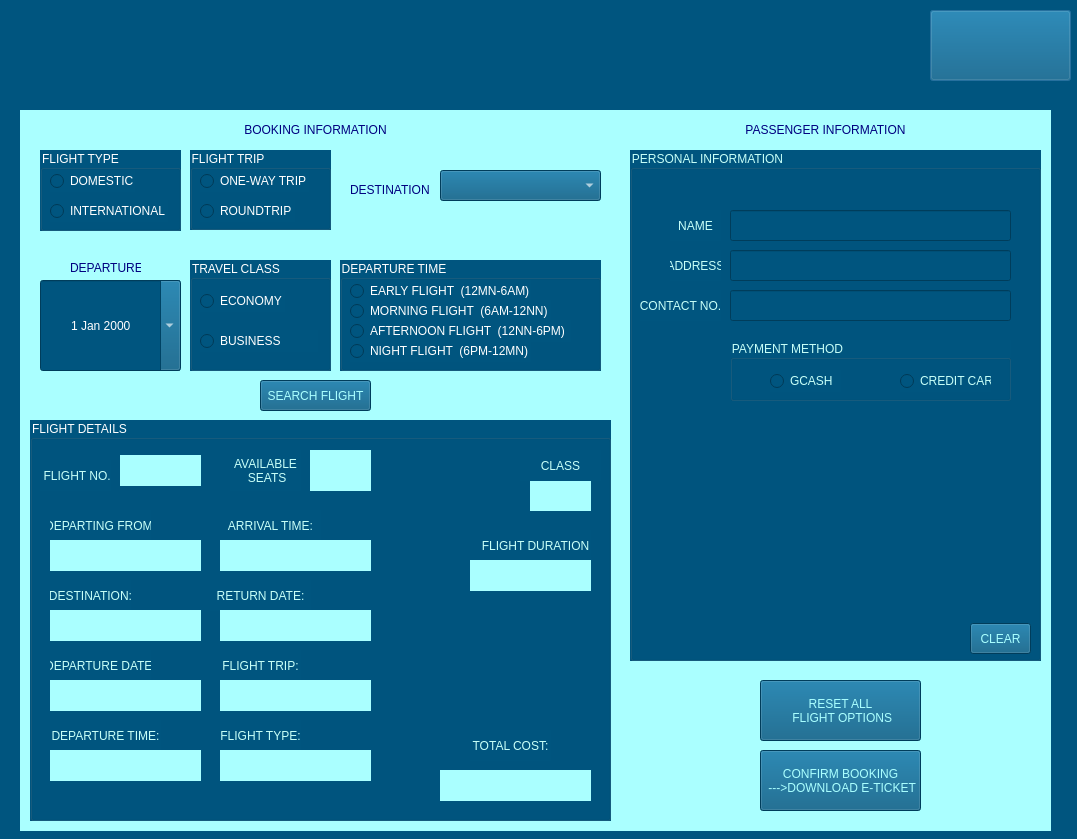
<?xml version="1.0" encoding="UTF-8"?>
<ui version="4.0">
 <class>BookFlights</class>
 <widget class="QDialog" name="BookFlights">
  <property name="geometry">
   <rect>
    <x>0</x>
    <y>0</y>
    <width>1077</width>
    <height>839</height>
   </rect>
  </property>
  <property name="windowTitle">
   <string>Mabuhay Flights</string>
  </property>
  <property name="styleSheet">
   <string notr="true">background-color: rgb(0, 85, 127);</string>
  </property>
  <widget class="QLabel" name="label">
   <property name="geometry">
    <rect>
     <x>10</x>
     <y>0</y>
     <width>231</width>
     <height>131</height>
    </rect>
   </property>
   <property name="styleSheet">
    <string notr="true">border-image: url(:/pix/MABUHAY FLIGHTS/presentation kineme.png);</string>
   </property>
   <property name="text">
    <string/>
   </property>
  </widget>
  <widget class="QLabel" name="label_2">
   <property name="geometry">
    <rect>
     <x>20</x>
     <y>110</y>
     <width>1031</width>
     <height>721</height>
    </rect>
   </property>
   <property name="styleSheet">
    <string notr="true">background-color: rgb(170, 255, 255);</string>
   </property>
   <property name="text">
    <string/>
   </property>
  </widget>
  <widget class="QLabel" name="label_3">
   <property name="geometry">
    <rect>
     <x>70</x>
     <y>260</y>
     <width>71</width>
     <height>16</height>
    </rect>
   </property>
   <property name="styleSheet">
    <string notr="true">background-color: rgb(170, 255, 255);

color: rgb(0, 0, 127);
font: 700 9pt &quot;Segoe UI&quot;;</string>
   </property>
   <property name="text">
    <string>DEPARTURE</string>
   </property>
  </widget>
  <widget class="QComboBox" name="comboBox_destination">
   <property name="geometry">
    <rect>
     <x>440</x>
     <y>170</y>
     <width>161</width>
     <height>31</height>
    </rect>
   </property>
   <property name="styleSheet">
    <string notr="true">color: rgb(255, 255, 255);
font: 700 9pt &quot;Segoe UI&quot;;</string>
   </property>
  </widget>
  <widget class="QLabel" name="label_4">
   <property name="geometry">
    <rect>
     <x>350</x>
     <y>180</y>
     <width>81</width>
     <height>20</height>
    </rect>
   </property>
   <property name="styleSheet">
    <string notr="true">background-color: rgb(170, 255, 255);

color: rgb(0, 0, 127);
font: 700 9pt &quot;Segoe UI&quot;;</string>
   </property>
   <property name="text">
    <string>DESTINATION</string>
   </property>
  </widget>
  <widget class="QDateEdit" name="departureDE">
   <property name="geometry">
    <rect>
     <x>40</x>
     <y>280</y>
     <width>141</width>
     <height>91</height>
    </rect>
   </property>
   <property name="styleSheet">
    <string notr="true">font: 700 12pt &quot;Segoe UI&quot;;
color: rgb(255, 255, 255);</string>
   </property>
   <property name="alignment">
    <set>Qt::AlignCenter</set>
   </property>
   <property name="calendarPopup">
    <bool>true</bool>
   </property>
  </widget>
  <widget class="QLabel" name="label_5">
   <property name="geometry">
    <rect>
     <x>190</x>
     <y>120</y>
     <width>251</width>
     <height>20</height>
    </rect>
   </property>
   <property name="styleSheet">
    <string notr="true">background-color: rgb(170, 255, 255);
color: rgb(0, 0, 127);
font: 700 15pt &quot;Segoe UI&quot;;</string>
   </property>
   <property name="text">
    <string>BOOKING INFORMATION</string>
   </property>
   <property name="alignment">
    <set>Qt::AlignCenter</set>
   </property>
  </widget>
  <widget class="QGroupBox" name="FLIGHT">
   <property name="geometry">
    <rect>
     <x>40</x>
     <y>150</y>
     <width>141</width>
     <height>81</height>
    </rect>
   </property>
   <property name="styleSheet">
    <string notr="true">color: rgb(255, 255, 255);</string>
   </property>
   <property name="title">
    <string>FLIGHT TYPE</string>
   </property>
   <widget class="QRadioButton" name="domestic">
    <property name="geometry">
     <rect>
      <x>10</x>
      <y>20</y>
      <width>85</width>
      <height>22</height>
     </rect>
    </property>
    <property name="styleSheet">
     <string notr="true">background-color: rgb(0, 85, 127);

color: rgb(255, 255, 255);
font: 700 9pt &quot;Segoe UI&quot;;</string>
    </property>
    <property name="text">
     <string>DOMESTIC</string>
    </property>
   </widget>
   <widget class="QRadioButton" name="international">
    <property name="geometry">
     <rect>
      <x>10</x>
      <y>50</y>
      <width>118</width>
      <height>22</height>
     </rect>
    </property>
    <property name="styleSheet">
     <string notr="true">background-color: rgb(0, 85, 127);

color: rgb(255, 255, 255);
font: 700 9pt &quot;Segoe UI&quot;;</string>
    </property>
    <property name="text">
     <string>INTERNATIONAL</string>
    </property>
   </widget>
  </widget>
  <widget class="QGroupBox" name="TRIP">
   <property name="geometry">
    <rect>
     <x>190</x>
     <y>150</y>
     <width>141</width>
     <height>80</height>
    </rect>
   </property>
   <property name="styleSheet">
    <string notr="true">color: rgb(255, 255, 255);</string>
   </property>
   <property name="title">
    <string>FLIGHT TRIP</string>
   </property>
   <widget class="QRadioButton" name="oneway">
    <property name="geometry">
     <rect>
      <x>10</x>
      <y>20</y>
      <width>109</width>
      <height>22</height>
     </rect>
    </property>
    <property name="styleSheet">
     <string notr="true">background-color: rgb(0, 85, 127);

color: rgb(255, 255, 255);
font: 700 9pt &quot;Segoe UI&quot;;</string>
    </property>
    <property name="text">
     <string>ONE-WAY TRIP</string>
    </property>
   </widget>
   <widget class="QRadioButton" name="roundtrip">
    <property name="geometry">
     <rect>
      <x>10</x>
      <y>50</y>
      <width>95</width>
      <height>22</height>
     </rect>
    </property>
    <property name="styleSheet">
     <string notr="true">background-color: rgb(0, 85, 127);

color: rgb(255, 255, 255);
font: 700 9pt &quot;Segoe UI&quot;;</string>
    </property>
    <property name="text">
     <string>ROUNDTRIP</string>
    </property>
   </widget>
  </widget>
  <widget class="QPushButton" name="home">
   <property name="geometry">
    <rect>
     <x>930</x>
     <y>10</y>
     <width>141</width>
     <height>71</height>
    </rect>
   </property>
   <property name="styleSheet">
    <string notr="true">border-image: url(:/pix/MABUHAY FLIGHTS/home.png);</string>
   </property>
   <property name="text">
    <string/>
   </property>
  </widget>
  <widget class="QGroupBox" name="DTIME">
   <property name="geometry">
    <rect>
     <x>340</x>
     <y>260</y>
     <width>261</width>
     <height>111</height>
    </rect>
   </property>
   <property name="styleSheet">
    <string notr="true">color: rgb(255, 255, 255);</string>
   </property>
   <property name="title">
    <string>DEPARTURE TIME</string>
   </property>
   <widget class="QRadioButton" name="earlyflight">
    <property name="geometry">
     <rect>
      <x>10</x>
      <y>20</y>
      <width>181</width>
      <height>22</height>
     </rect>
    </property>
    <property name="styleSheet">
     <string notr="true">background-color: rgb(0, 85, 127);

color: rgb(255, 255, 255);
font: 700 9pt &quot;Segoe UI&quot;;</string>
    </property>
    <property name="text">
     <string>EARLY FLIGHT  (12MN-6AM)</string>
    </property>
   </widget>
   <widget class="QRadioButton" name="morningflight">
    <property name="geometry">
     <rect>
      <x>10</x>
      <y>40</y>
      <width>201</width>
      <height>22</height>
     </rect>
    </property>
    <property name="styleSheet">
     <string notr="true">background-color: rgb(0, 85, 127);

color: rgb(255, 255, 255);
font: 700 9pt &quot;Segoe UI&quot;;</string>
    </property>
    <property name="text">
     <string>MORNING FLIGHT  (6AM-12NN)</string>
    </property>
   </widget>
   <widget class="QRadioButton" name="afternoon">
    <property name="geometry">
     <rect>
      <x>10</x>
      <y>60</y>
      <width>221</width>
      <height>22</height>
     </rect>
    </property>
    <property name="styleSheet">
     <string notr="true">background-color: rgb(0, 85, 127);

color: rgb(255, 255, 255);
font: 700 9pt &quot;Segoe UI&quot;;</string>
    </property>
    <property name="text">
     <string>AFTERNOON FLIGHT  (12NN-6PM)</string>
    </property>
   </widget>
   <widget class="QRadioButton" name="nightflight">
    <property name="geometry">
     <rect>
      <x>10</x>
      <y>80</y>
      <width>181</width>
      <height>22</height>
     </rect>
    </property>
    <property name="styleSheet">
     <string notr="true">background-color: rgb(0, 85, 127);

color: rgb(255, 255, 255);
font: 700 9pt &quot;Segoe UI&quot;;</string>
    </property>
    <property name="text">
     <string>NIGHT FLIGHT  (6PM-12MN)</string>
    </property>
   </widget>
  </widget>
  <widget class="QGroupBox" name="CLASS">
   <property name="geometry">
    <rect>
     <x>190</x>
     <y>260</y>
     <width>141</width>
     <height>111</height>
    </rect>
   </property>
   <property name="styleSheet">
    <string notr="true">color: rgb(255, 255, 255);</string>
   </property>
   <property name="title">
    <string>TRAVEL CLASS</string>
   </property>
   <widget class="QRadioButton" name="economy">
    <property name="geometry">
     <rect>
      <x>10</x>
      <y>30</y>
      <width>85</width>
      <height>22</height>
     </rect>
    </property>
    <property name="styleSheet">
     <string notr="true">background-color: rgb(0, 85, 127);

color: rgb(255, 255, 255);
font: 700 9pt &quot;Segoe UI&quot;;</string>
    </property>
    <property name="text">
     <string>ECONOMY</string>
    </property>
   </widget>
   <widget class="QRadioButton" name="business">
    <property name="geometry">
     <rect>
      <x>10</x>
      <y>70</y>
      <width>118</width>
      <height>22</height>
     </rect>
    </property>
    <property name="styleSheet">
     <string notr="true">background-color: rgb(0, 85, 127);

color: rgb(255, 255, 255);
font: 700 9pt &quot;Segoe UI&quot;;</string>
    </property>
    <property name="text">
     <string>BUSINESS</string>
    </property>
   </widget>
  </widget>
  <widget class="QPushButton" name="reset">
   <property name="geometry">
    <rect>
     <x>760</x>
     <y>680</y>
     <width>161</width>
     <height>61</height>
    </rect>
   </property>
   <property name="styleSheet">
    <string notr="true">color: rgb(170, 255, 255);</string>
   </property>
   <property name="text">
    <string>RESET ALL
 FLIGHT OPTIONS</string>
   </property>
  </widget>
  <widget class="QGroupBox" name="groupBox_2">
   <property name="geometry">
    <rect>
     <x>30</x>
     <y>420</y>
     <width>581</width>
     <height>401</height>
    </rect>
   </property>
   <property name="styleSheet">
    <string notr="true">color: rgb(255, 255, 255);</string>
   </property>
   <property name="title">
    <string>FLIGHT DETAILS</string>
   </property>
   <widget class="QLabel" name="label_19">
    <property name="geometry">
     <rect>
      <x>20</x>
      <y>90</y>
      <width>101</width>
      <height>31</height>
     </rect>
    </property>
    <property name="styleSheet">
     <string notr="true">color: rgb(199, 255, 248);</string>
    </property>
    <property name="text">
     <string>DEPARTING FROM:</string>
    </property>
    <property name="alignment">
     <set>Qt::AlignCenter</set>
    </property>
   </widget>
   <widget class="QLabel" name="label_21">
    <property name="geometry">
     <rect>
      <x>20</x>
      <y>160</y>
      <width>81</width>
      <height>31</height>
     </rect>
    </property>
    <property name="styleSheet">
     <string notr="true">color: rgb(199, 255, 248);</string>
    </property>
    <property name="text">
     <string>DESTINATION:</string>
    </property>
    <property name="alignment">
     <set>Qt::AlignCenter</set>
    </property>
   </widget>
   <widget class="QLabel" name="label_20">
    <property name="geometry">
     <rect>
      <x>10</x>
      <y>40</y>
      <width>71</width>
      <height>31</height>
     </rect>
    </property>
    <property name="styleSheet">
     <string notr="true">color: rgb(199, 255, 248);</string>
    </property>
    <property name="text">
     <string> FLIGHT NO.</string>
    </property>
    <property name="alignment">
     <set>Qt::AlignCenter</set>
    </property>
   </widget>
   <widget class="QLabel" name="label_12">
    <property name="geometry">
     <rect>
      <x>20</x>
      <y>230</y>
      <width>101</width>
      <height>31</height>
     </rect>
    </property>
    <property name="styleSheet">
     <string notr="true">color: rgb(199, 255, 248);</string>
    </property>
    <property name="text">
     <string>DEPARTURE DATE:</string>
    </property>
    <property name="alignment">
     <set>Qt::AlignCenter</set>
    </property>
   </widget>
   <widget class="QLabel" name="label_14">
    <property name="geometry">
     <rect>
      <x>190</x>
      <y>90</y>
      <width>101</width>
      <height>31</height>
     </rect>
    </property>
    <property name="styleSheet">
     <string notr="true">color: rgb(199, 255, 248);</string>
    </property>
    <property name="text">
     <string>ARRIVAL TIME:</string>
    </property>
    <property name="alignment">
     <set>Qt::AlignCenter</set>
    </property>
   </widget>
   <widget class="QLabel" name="label_16">
    <property name="geometry">
     <rect>
      <x>20</x>
      <y>300</y>
      <width>111</width>
      <height>31</height>
     </rect>
    </property>
    <property name="styleSheet">
     <string notr="true">color: rgb(199, 255, 248);</string>
    </property>
    <property name="text">
     <string>DEPARTURE TIME:</string>
    </property>
    <property name="alignment">
     <set>Qt::AlignCenter</set>
    </property>
   </widget>
   <widget class="QLabel" name="label_22">
    <property name="geometry">
     <rect>
      <x>190</x>
      <y>230</y>
      <width>81</width>
      <height>31</height>
     </rect>
    </property>
    <property name="styleSheet">
     <string notr="true">color: rgb(199, 255, 248);</string>
    </property>
    <property name="text">
     <string>FLIGHT TRIP:</string>
    </property>
    <property name="alignment">
     <set>Qt::AlignCenter</set>
    </property>
   </widget>
   <widget class="QLabel" name="label_17">
    <property name="geometry">
     <rect>
      <x>190</x>
      <y>300</y>
      <width>81</width>
      <height>31</height>
     </rect>
    </property>
    <property name="styleSheet">
     <string notr="true">color: rgb(199, 255, 248);</string>
    </property>
    <property name="text">
     <string>FLIGHT TYPE:</string>
    </property>
    <property name="alignment">
     <set>Qt::AlignCenter</set>
    </property>
   </widget>
   <widget class="QLabel" name="label_18">
    <property name="geometry">
     <rect>
      <x>180</x>
      <y>160</y>
      <width>101</width>
      <height>31</height>
     </rect>
    </property>
    <property name="styleSheet">
     <string notr="true">color: rgb(199, 255, 248);</string>
    </property>
    <property name="text">
     <string>RETURN DATE:</string>
    </property>
    <property name="alignment">
     <set>Qt::AlignCenter</set>
    </property>
   </widget>
   <widget class="QLabel" name="flightno">
    <property name="geometry">
     <rect>
      <x>90</x>
      <y>35</y>
      <width>81</width>
      <height>31</height>
     </rect>
    </property>
    <property name="styleSheet">
     <string notr="true">background-color: rgb(170, 255, 255);
font: 700 10pt &quot;Segoe UI&quot;;
color: rgb(0, 0, 127);</string>
    </property>
    <property name="text">
     <string/>
    </property>
    <property name="alignment">
     <set>Qt::AlignCenter</set>
    </property>
   </widget>
   <widget class="QLabel" name="departfrom">
    <property name="geometry">
     <rect>
      <x>20</x>
      <y>120</y>
      <width>151</width>
      <height>31</height>
     </rect>
    </property>
    <property name="styleSheet">
     <string notr="true">background-color: rgb(170, 255, 255);
font: 700 12pt &quot;Segoe UI&quot;;
color: rgb(0, 0, 127);</string>
    </property>
    <property name="text">
     <string/>
    </property>
    <property name="alignment">
     <set>Qt::AlignCenter</set>
    </property>
   </widget>
   <widget class="QLabel" name="destination">
    <property name="geometry">
     <rect>
      <x>20</x>
      <y>190</y>
      <width>151</width>
      <height>31</height>
     </rect>
    </property>
    <property name="styleSheet">
     <string notr="true">background-color: rgb(170, 255, 255);
font: 700 10pt &quot;Segoe UI&quot;;
color: rgb(0, 0, 127);</string>
    </property>
    <property name="text">
     <string/>
    </property>
    <property name="alignment">
     <set>Qt::AlignCenter</set>
    </property>
   </widget>
   <widget class="QLabel" name="depdate">
    <property name="geometry">
     <rect>
      <x>20</x>
      <y>260</y>
      <width>151</width>
      <height>31</height>
     </rect>
    </property>
    <property name="styleSheet">
     <string notr="true">background-color: rgb(170, 255, 255);
font: 700 12pt &quot;Segoe UI&quot;;
color: rgb(0, 0, 127);</string>
    </property>
    <property name="text">
     <string/>
    </property>
    <property name="alignment">
     <set>Qt::AlignCenter</set>
    </property>
   </widget>
   <widget class="QLabel" name="deptime">
    <property name="geometry">
     <rect>
      <x>20</x>
      <y>330</y>
      <width>151</width>
      <height>31</height>
     </rect>
    </property>
    <property name="styleSheet">
     <string notr="true">background-color: rgb(170, 255, 255);
font: 700 12pt &quot;Segoe UI&quot;;
color: rgb(0, 0, 127);</string>
    </property>
    <property name="text">
     <string/>
    </property>
    <property name="alignment">
     <set>Qt::AlignCenter</set>
    </property>
   </widget>
   <widget class="QLabel" name="arrivaltime">
    <property name="geometry">
     <rect>
      <x>190</x>
      <y>120</y>
      <width>151</width>
      <height>31</height>
     </rect>
    </property>
    <property name="styleSheet">
     <string notr="true">background-color: rgb(170, 255, 255);
font: 700 12pt &quot;Segoe UI&quot;;
color: rgb(0, 0, 127);</string>
    </property>
    <property name="text">
     <string/>
    </property>
    <property name="alignment">
     <set>Qt::AlignCenter</set>
    </property>
   </widget>
   <widget class="QLabel" name="flighttrip">
    <property name="geometry">
     <rect>
      <x>190</x>
      <y>260</y>
      <width>151</width>
      <height>31</height>
     </rect>
    </property>
    <property name="styleSheet">
     <string notr="true">background-color: rgb(170, 255, 255);
font: 700 12pt &quot;Segoe UI&quot;;
color: rgb(0, 0, 127);</string>
    </property>
    <property name="text">
     <string/>
    </property>
    <property name="alignment">
     <set>Qt::AlignCenter</set>
    </property>
   </widget>
   <widget class="QLabel" name="flighttype">
    <property name="geometry">
     <rect>
      <x>190</x>
      <y>330</y>
      <width>151</width>
      <height>31</height>
     </rect>
    </property>
    <property name="styleSheet">
     <string notr="true">background-color: rgb(170, 255, 255);
font: 700 12pt &quot;Segoe UI&quot;;
color: rgb(0, 0, 127);</string>
    </property>
    <property name="text">
     <string/>
    </property>
    <property name="alignment">
     <set>Qt::AlignCenter</set>
    </property>
   </widget>
   <widget class="QLabel" name="returndate">
    <property name="geometry">
     <rect>
      <x>190</x>
      <y>190</y>
      <width>151</width>
      <height>31</height>
     </rect>
    </property>
    <property name="styleSheet">
     <string notr="true">background-color: rgb(170, 255, 255);
font: 700 12pt &quot;Segoe UI&quot;;
color: rgb(0, 0, 127);</string>
    </property>
    <property name="text">
     <string/>
    </property>
    <property name="alignment">
     <set>Qt::AlignCenter</set>
    </property>
   </widget>
   <widget class="QLabel" name="travelclass">
    <property name="geometry">
     <rect>
      <x>500</x>
      <y>60</y>
      <width>61</width>
      <height>31</height>
     </rect>
    </property>
    <property name="styleSheet">
     <string notr="true">background-color: rgb(170, 255, 255);
font: 700 12pt &quot;Segoe UI&quot;;
color: rgb(0, 0, 127);</string>
    </property>
    <property name="text">
     <string/>
    </property>
    <property name="alignment">
     <set>Qt::AlignCenter</set>
    </property>
   </widget>
   <widget class="QLabel" name="label_24">
    <property name="geometry">
     <rect>
      <x>490</x>
      <y>30</y>
      <width>81</width>
      <height>31</height>
     </rect>
    </property>
    <property name="styleSheet">
     <string notr="true">color: rgb(199, 255, 248);</string>
    </property>
    <property name="text">
     <string>CLASS</string>
    </property>
    <property name="alignment">
     <set>Qt::AlignCenter</set>
    </property>
   </widget>
   <widget class="QLabel" name="flightduration">
    <property name="geometry">
     <rect>
      <x>440</x>
      <y>140</y>
      <width>121</width>
      <height>31</height>
     </rect>
    </property>
    <property name="styleSheet">
     <string notr="true">background-color: rgb(170, 255, 255);
font: 700 12pt &quot;Segoe UI&quot;;
color: rgb(0, 0, 127);</string>
    </property>
    <property name="text">
     <string/>
    </property>
    <property name="alignment">
     <set>Qt::AlignCenter</set>
    </property>
   </widget>
   <widget class="QLabel" name="label_13">
    <property name="geometry">
     <rect>
      <x>450</x>
      <y>110</y>
      <width>111</width>
      <height>31</height>
     </rect>
    </property>
    <property name="styleSheet">
     <string notr="true">color: rgb(199, 255, 248);</string>
    </property>
    <property name="text">
     <string>FLIGHT DURATION</string>
    </property>
    <property name="alignment">
     <set>Qt::AlignCenter</set>
    </property>
   </widget>
   <widget class="QLabel" name="totalcost">
    <property name="geometry">
     <rect>
      <x>410</x>
      <y>350</y>
      <width>151</width>
      <height>31</height>
     </rect>
    </property>
    <property name="styleSheet">
     <string notr="true">background-color: rgb(170, 255, 255);
font: 700 12pt &quot;Segoe UI&quot;;
color: rgb(0, 0, 127);</string>
    </property>
    <property name="text">
     <string/>
    </property>
    <property name="alignment">
     <set>Qt::AlignCenter</set>
    </property>
   </widget>
   <widget class="QLabel" name="label_23">
    <property name="geometry">
     <rect>
      <x>440</x>
      <y>310</y>
      <width>81</width>
      <height>31</height>
     </rect>
    </property>
    <property name="styleSheet">
     <string notr="true">color: rgb(199, 255, 248);</string>
    </property>
    <property name="text">
     <string>TOTAL COST:</string>
    </property>
    <property name="alignment">
     <set>Qt::AlignCenter</set>
    </property>
   </widget>
   <widget class="QLabel" name="label_25">
    <property name="geometry">
     <rect>
      <x>200</x>
      <y>30</y>
      <width>71</width>
      <height>41</height>
     </rect>
    </property>
    <property name="styleSheet">
     <string notr="true">color: rgb(199, 255, 248);</string>
    </property>
    <property name="text">
     <string>AVAILABLE
 SEATS</string>
    </property>
    <property name="alignment">
     <set>Qt::AlignCenter</set>
    </property>
   </widget>
   <widget class="QLabel" name="availableseats">
    <property name="geometry">
     <rect>
      <x>280</x>
      <y>30</y>
      <width>61</width>
      <height>41</height>
     </rect>
    </property>
    <property name="styleSheet">
     <string notr="true">background-color: rgb(170, 255, 255);
font: 700 10pt &quot;Segoe UI&quot;;
color: rgb(0, 0, 127);</string>
    </property>
    <property name="text">
     <string/>
    </property>
    <property name="alignment">
     <set>Qt::AlignCenter</set>
    </property>
   </widget>
   <zorder>label_19</zorder>
   <zorder>label_21</zorder>
   <zorder>label_20</zorder>
   <zorder>label_12</zorder>
   <zorder>label_14</zorder>
   <zorder>label_16</zorder>
   <zorder>label_22</zorder>
   <zorder>label_17</zorder>
   <zorder>label_18</zorder>
   <zorder>flightno</zorder>
   <zorder>departfrom</zorder>
   <zorder>destination</zorder>
   <zorder>depdate</zorder>
   <zorder>deptime</zorder>
   <zorder>arrivaltime</zorder>
   <zorder>flighttrip</zorder>
   <zorder>flighttype</zorder>
   <zorder>returndate</zorder>
   <zorder>travelclass</zorder>
   <zorder>label_24</zorder>
   <zorder>label_13</zorder>
   <zorder>flightduration</zorder>
   <zorder>totalcost</zorder>
   <zorder>label_23</zorder>
   <zorder>label_25</zorder>
   <zorder>availableseats</zorder>
  </widget>
  <widget class="QPushButton" name="checkout">
   <property name="geometry">
    <rect>
     <x>760</x>
     <y>750</y>
     <width>161</width>
     <height>61</height>
    </rect>
   </property>
   <property name="styleSheet">
    <string notr="true">color: rgb(170, 255, 255);</string>
   </property>
   <property name="text">
    <string>CONFIRM BOOKING
 ---&gt;DOWNLOAD E-TICKET</string>
   </property>
  </widget>
  <widget class="QPushButton" name="searchflight">
   <property name="geometry">
    <rect>
     <x>260</x>
     <y>380</y>
     <width>111</width>
     <height>31</height>
    </rect>
   </property>
   <property name="styleSheet">
    <string notr="true">background-color: rgb(0, 85, 127);
font: 700 9pt &quot;Segoe UI&quot;;
color: rgb(170, 255, 255);</string>
   </property>
   <property name="text">
    <string>SEARCH FLIGHT</string>
   </property>
  </widget>
  <widget class="QGroupBox" name="groupBox">
   <property name="geometry">
    <rect>
     <x>630</x>
     <y>150</y>
     <width>411</width>
     <height>511</height>
    </rect>
   </property>
   <property name="styleSheet">
    <string notr="true">color: rgb(199, 255, 248);</string>
   </property>
   <property name="title">
    <string>PERSONAL INFORMATION</string>
   </property>
   <widget class="QPushButton" name="clear">
    <property name="geometry">
     <rect>
      <x>340</x>
      <y>473</y>
      <width>61</width>
      <height>31</height>
     </rect>
    </property>
    <property name="styleSheet">
     <string notr="true">color: rgb(170, 255, 255);</string>
    </property>
    <property name="text">
     <string>CLEAR</string>
    </property>
   </widget>
   <widget class="QGroupBox" name="groupBox_3">
    <property name="geometry">
     <rect>
      <x>100</x>
      <y>190</y>
      <width>281</width>
      <height>61</height>
     </rect>
    </property>
    <property name="styleSheet">
     <string notr="true">color: rgb(199, 255, 248);</string>
    </property>
    <property name="title">
     <string>PAYMENT METHOD</string>
    </property>
    <widget class="QRadioButton" name="gcash">
     <property name="geometry">
      <rect>
       <x>40</x>
       <y>30</y>
       <width>71</width>
       <height>22</height>
      </rect>
     </property>
     <property name="styleSheet">
      <string notr="true">color: rgb(199, 255, 248);</string>
     </property>
     <property name="text">
      <string>GCASH</string>
     </property>
    </widget>
    <widget class="QRadioButton" name="creditcard">
     <property name="geometry">
      <rect>
       <x>170</x>
       <y>30</y>
       <width>91</width>
       <height>22</height>
      </rect>
     </property>
     <property name="styleSheet">
      <string notr="true">color: rgb(199, 255, 248);</string>
     </property>
     <property name="text">
      <string>CREDIT CARD</string>
     </property>
    </widget>
   </widget>
   <widget class="QLineEdit" name="contact">
    <property name="geometry">
     <rect>
      <x>100</x>
      <y>140</y>
      <width>281</width>
      <height>31</height>
     </rect>
    </property>
    <property name="styleSheet">
     <string notr="true">color: rgb(255, 255, 255);
font: 700 9pt &quot;Segoe UI&quot;;</string>
    </property>
    <property name="text">
     <string/>
    </property>
   </widget>
   <widget class="QLineEdit" name="name">
    <property name="geometry">
     <rect>
      <x>100</x>
      <y>60</y>
      <width>281</width>
      <height>31</height>
     </rect>
    </property>
    <property name="styleSheet">
     <string notr="true">color: rgb(255, 255, 255);
font: 700 9pt &quot;Segoe UI&quot;;</string>
    </property>
   </widget>
   <widget class="QLabel" name="label_8">
    <property name="geometry">
     <rect>
      <x>40</x>
      <y>100</y>
      <width>51</width>
      <height>31</height>
     </rect>
    </property>
    <property name="styleSheet">
     <string notr="true">color: rgb(199, 255, 248);</string>
    </property>
    <property name="text">
     <string>ADDRESS</string>
    </property>
    <property name="alignment">
     <set>Qt::AlignCenter</set>
    </property>
   </widget>
   <widget class="QLineEdit" name="address">
    <property name="geometry">
     <rect>
      <x>100</x>
      <y>100</y>
      <width>281</width>
      <height>31</height>
     </rect>
    </property>
    <property name="styleSheet">
     <string notr="true">color: rgb(255, 255, 255);
font: 700 9pt &quot;Segoe UI&quot;;</string>
    </property>
    <property name="text">
     <string/>
    </property>
   </widget>
   <widget class="QLabel" name="label_9">
    <property name="geometry">
     <rect>
      <x>10</x>
      <y>140</y>
      <width>81</width>
      <height>31</height>
     </rect>
    </property>
    <property name="styleSheet">
     <string notr="true">color: rgb(199, 255, 248);</string>
    </property>
    <property name="text">
     <string>CONTACT NO.</string>
    </property>
    <property name="alignment">
     <set>Qt::AlignCenter</set>
    </property>
   </widget>
   <widget class="QLabel" name="label_10">
    <property name="geometry">
     <rect>
      <x>40</x>
      <y>60</y>
      <width>51</width>
      <height>31</height>
     </rect>
    </property>
    <property name="styleSheet">
     <string notr="true">color: rgb(199, 255, 248);</string>
    </property>
    <property name="text">
     <string>NAME</string>
    </property>
    <property name="alignment">
     <set>Qt::AlignCenter</set>
    </property>
   </widget>
  </widget>
  <widget class="QLabel" name="label_6">
   <property name="geometry">
    <rect>
     <x>690</x>
     <y>120</y>
     <width>271</width>
     <height>20</height>
    </rect>
   </property>
   <property name="styleSheet">
    <string notr="true">background-color: rgb(170, 255, 255);
color: rgb(0, 0, 127);
font: 700 15pt &quot;Segoe UI&quot;;</string>
   </property>
   <property name="text">
    <string>PASSENGER INFORMATION</string>
   </property>
   <property name="alignment">
    <set>Qt::AlignCenter</set>
   </property>
  </widget>
 </widget>
 <resources/>
 <connections/>
</ui>
